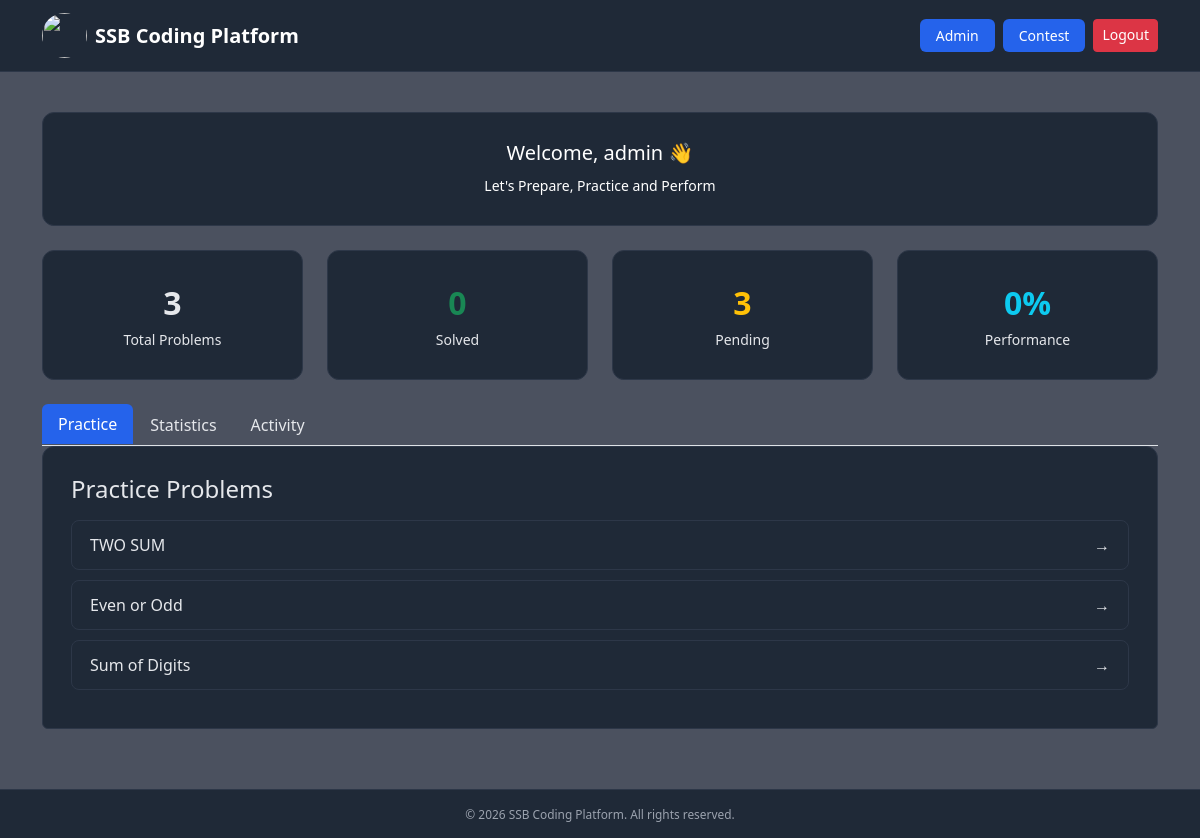
Screenshot of /dashboard (signed in) with the database file from the repository.
### tables this page shows
CREATE TABLE problems(
    id INTEGER PRIMARY KEY AUTOINCREMENT,
    title TEXT,
    description TEXT
);

### app.py (the view)
@app.route("/dashboard")
def dashboard():
    if "user" not in session:
        return redirect("/")
    c.execute("SELECT COUNT(*) FROM problems")
    total = c.fetchone()[0]
    c.execute("""
        SELECT COUNT(DISTINCT problem_id)
        FROM submissions
        WHERE username = ?
        AND verdict = 'Accepted'
    """, (session["user"],))
    solved = c.fetchone()[0] or 0
    pending = total - solved
    if pending < 0:
        pending = 0
    performance = int((solved / total) * 100) if total > 0 else 0
    c.execute("SELECT id, title FROM problems")
    problems = c.fetchall()
    print("DEBUG -> Total:", total, "Solved:", solved, "Pending:", pending)
    return render_template(
        "dashboard.html",
        problems=problems,
        solved=solved,
        pending=pending,
        performance=performance
    )

### templates/dashboard.html (shortened to what this page needs)
<!DOCTYPE html>
<html lang="en">
<head>
<link href="https://cdn.jsdelivr.net/npm/bootstrap@5.3.2/dist/css/bootstrap.min.css" rel="stylesheet">
</head>
<body>
<video autoplay muted loop playsinline class="bg-video">
<source src="/static/media/P.mp4" type="video/mp4">
</video>
<nav class="navbar navbar-expand-lg navbar-dark navbar-custom">
<div class="container">
<a class="navbar-brand d-flex align-items-center text-white fw-bold" href="/dashboard">
<img src="/static/media/logo.jpeg"
width="45"
height="45"
class="me-2 rounded-circle">
SSB Coding Platform
</a>
<div class="ms-auto d-flex gap-2">
{% if session.get('role') == "admin" %}
<a href="/admin" class="btn nav-btn btn-sm">Admin</a>
{% endif %}
<a href="/contest/1" class="btn nav-btn btn-sm">Contest</a>
<a href="/logout" class="btn btn-danger btn-sm">Logout</a>
</div>
</div>
</nav>
<div class="main-content">
<div class="container mb-4">
<div class="card-custom text-center">
<h5 class="text-white">Welcome, {{ session.get('user') }} 👋</h5>
<small class="text-white">Let's Prepare, Practice and Perform</small>
</div>
</div>
<div class="container mb-4">
<div class="row g-4">
<div class="col-6 col-md-3">
<div class="card-custom text-center">
<div class="stat-number">{{ problems|length }}</div>
<small>Total Problems</small>
</div>
</div>
<div class="col-6 col-md-3">
<div class="card-custom text-center">
<div class="stat-number text-success">{{ solved }}</div>
<small>Solved</small>
</div>
</div>
<div class="col-6 col-md-3">
<div class="card-custom text-center">
<div class="stat-number text-warning">{{ pending }}</div>
<small>Pending</small>
</div>
</div>
<div class="col-6 col-md-3">
<div class="card-custom text-center">
<div class="stat-number text-info">{{ performance }}%</div>
<small>Performance</small>
</div>
</div>
</div>
</div>
<div class="container">
<ul class="nav nav-tabs" role="tablist">
<li class="nav-item">
<button class="nav-link active" data-bs-toggle="tab" data-bs-target="#practice">
Practice
</button>
</li>
<li class="nav-item">
<button class="nav-link" data-bs-toggle="tab" data-bs-target="#stats">
Statistics
</button>
</li>
<li class="nav-item">
<button class="nav-link" data-bs-toggle="tab" data-bs-target="#activity">
Activity
</button>
</li>
</ul>
<div class="tab-content card-custom rounded-bottom">
<div class="tab-pane fade show active" id="practice">
<h4 class="mb-3">Practice Problems</h4>
{% if problems %}
{% for p in problems %}
<a href="/problem/{{ p[0] }}" class="problem-item">
<span>{{ p[1] }}</span>
<span>→</span>
</a>
{% endfor %}
{% else %}
<p class="text-muted">No problems available yet.</p>
{% endif %}
</div>
</div>
</div>
</div>
<footer class="text-center">
<small>
© 2026 SSB Coding Platform. All rights reserved.
</small>
</footer>
</body>
</html>

### templates/dashboard.html (style rules this page uses)
html, body { height:100%; margin:0; font-family:'Segoe UI', sans-serif; color:#e5e7eb; display:flex; flex-direction:column; }
.bg-video { position:fixed; right:0; bottom:0; min-width:100%; min-height:100%; object-fit:cover; z-index:-2; }
body::after { content:""; position:fixed; inset:0; background:rgba(15,23,42,0.75); z-index:-1; }
.navbar-custom { background:#1f2937; border-bottom:1px solid #2d3748; }
.nav-btn { background:#2563EB; color:white; border:none; border-radius:6px; padding:6px 16px; }
.main-content { flex:1; padding-top:40px; padding-bottom:60px; }
.card-custom { background:#1f2937; border-radius:12px; padding:28px; border:1px solid #2d3748; }
.stat-number { font-size:2rem; font-weight:700; }
.nav-tabs .nav-link { color:#e5e7eb; }
.nav-tabs .nav-link.active { background:#2563EB; border:none; color:white; }
.problem-item { border:1px solid #2d3748; border-radius:8px; padding:12px 18px; margin-bottom:10px; text-decoration:none; color:#e5e7eb; display:flex; justify-content:space-between; transition:0.2s ease; }
footer { background:#1f2937; border-top:1px solid #2d3748; padding:14px 0; font-size:0.85rem; color:#9ca3af; }

### rows the page displays
problems: title "TWO SUM"
problems: title "Even or Odd"
problems: title "Sum of Digits"

### other values shown
{{ session.get('user') }} "admin"
{{ problems|length }} "3"
{{ solved }} "0"
{{ pending }} "3"
{{ performance }} "0"
